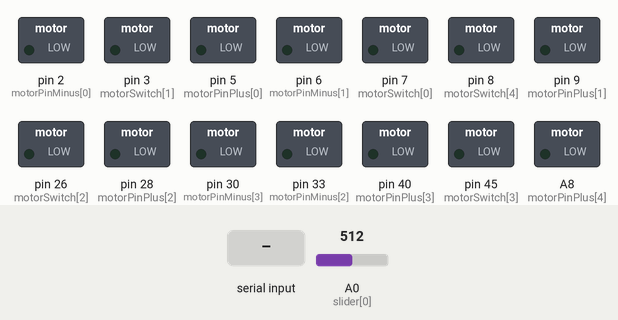
This sketch was run on a simulated Arduino Mega 2560, built with avr-gcc and run on an emulated ATmega2560. On the bench: switched loads named in the sketch (green lamp = pin HIGH). The test bench sets the inputs (shaded band); at power-on: A0 (slider[0]) = 512.

Above: at 1.2 s.
1.3 s: "90,45\n" received over Serial
At 1.8 s:
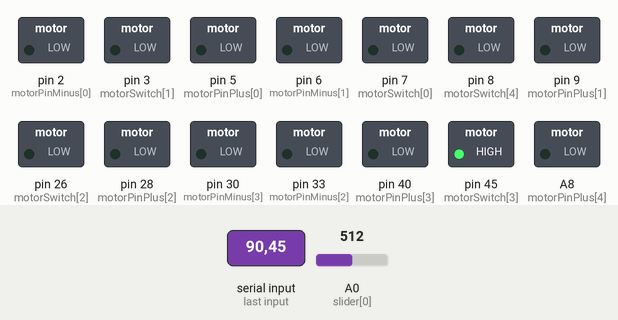
2.8 s: "30,150\n" received over Serial
At 4.0 s:
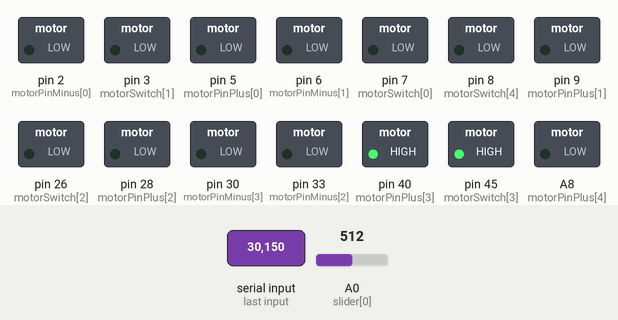
4.3 s: "0\n" received over Serial
At 5.3 s:
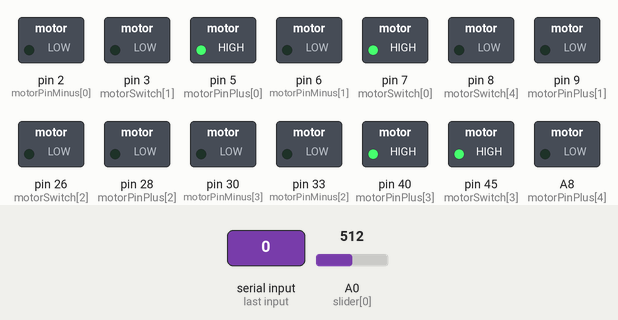
5.8 s: "1\n" received over Serial
At 6.4 s:
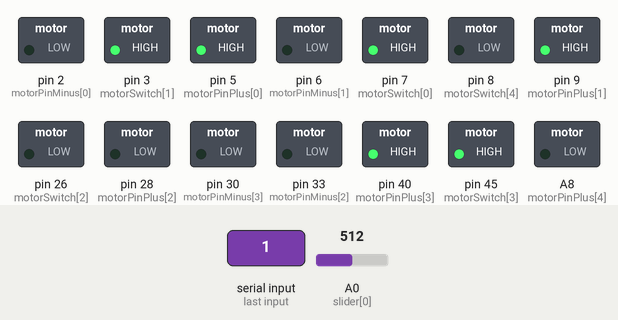
7.3 s: "2\n" received over Serial
At 7.6 s:
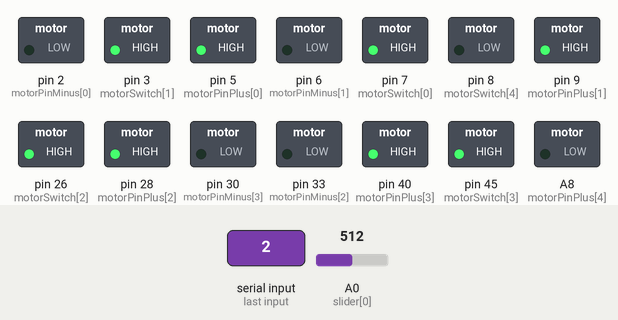
8.8 s: "4\n" received over Serial
At 9.9 s:
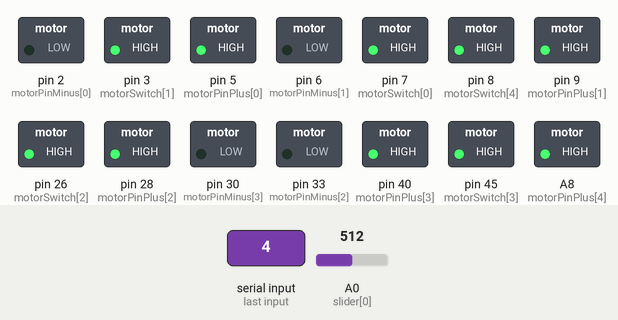
Timing chart, 0 to 11.3 s (numbered marks = the images above; inputs shaded):
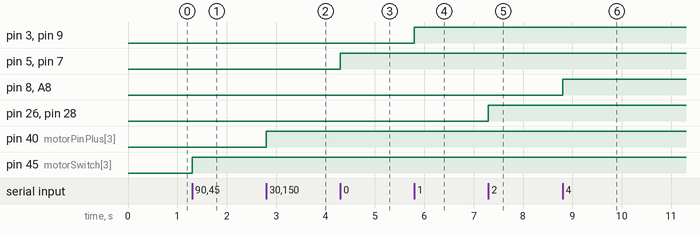

Measured:
- after the input at 1.3 s, pin 45 (motorSwitch[3]): LOW → HIGH at once
- after the input at 2.8 s, pin 40 (motorPinPlus[3]): LOW → HIGH at once
- after the input at 4.3 s, pin 5 (motorPinPlus[0]), pin 7 (motorSwitch[0]): LOW → HIGH at once
- after the input at 5.8 s, pin 3 (motorSwitch[1]), pin 9 (motorPinPlus[1]): LOW → HIGH at once
- after the input at 7.3 s, pin 26 (motorSwitch[2]), pin 28 (motorPinPlus[2]): LOW → HIGH at once
- after the input at 8.8 s, pin 8 (motorSwitch[4]), A8 (motorPinPlus[4]): LOW → HIGH at once

The sketch:

Triple_fader_axes.ino
```cpp
/* NOTES:
    For the existing faders, the settings below provide average results. When the new faders arrive, change the sliderToVal function as below:

    void sliderToVal(int val) {
  int pos = analogRead(slider_Pos);
  int value;
  if (abs(pos - val) > 4)
  {
    value = abs(pos - val) * 2 + 450;

    if (value > 600)
    {
      value = 600;
    }

    if (pos > val)
    {
      analogWrite(forward, value);
      digitalWrite(reverse, LOW);
    }
    else
    {
      digitalWrite(forward, LOW);
      analogWrite(reverse, value);
    }
  }
  else
  {
    digitalWrite(forward, LOW);
    digitalWrite(reverse, LOW);
  }
  }
  Also remove the PWM setup code in teh setup loop and replace it with the relevant code for the Arduino model in use.
*/

const int analogInPin = A0;
const int forward = 9; // was 9
const int reverse = 10; // was 10
const int thirteen = 13;
const int five = 5;
const int enc = 8;
const int encInt = 7;
const int button = 12;
//int sensorValue = 0;        // value read from the pot
//int outputValue = 0;        // value output to the PWM (analog out)
///int count = 600;
//int curve;
//int input, output, Kp, Ki, Kd;
//bool buttonPress;
//double Setpoint, Input, Output;
//double Kp=2, Ki=50, Kd=50;
//PID myPID(&Input, &Output, &Setpoint, Kp, Ki, Kd, DIRECT);

// Analog input pin A0
// int slider_Pos = A0;
int cur_Pos, digit1, digit2, digit3, digit4, id, pos_val;

// Old Fader Axes pinouts
const int nbSlider = 6;
int slider[nbSlider] = {A0, A1, A2, A3, A4, A5};
int motorSwitch[6] = {7, 3, 26, 45, 8, 46};
int motorPinPlus[6] = {5, 9, 28, 40, A8, 48};
int motorPinMinus[6] = {2, 6, 33, 30, A13, 44};

String message;

/*
  int PID_funct(int error_val, float time_val)
  {
  // These values can be altered to fine-tune the function
  Kp = 10;
  Ki = 10;
  Kd = 10;
  new_time = millis();
  dt = new_time - time_val;
  integral = integral + error * dt;
  derivative = error * dt;
  output = (Kp*error) + (Ki * integral) + (Kd * derivative));
  return output;
  }

*/


void sliderToVal(int val, int id) {
  int pos = analogRead(slider[id]);
  int value;
  if (abs(pos - val) > 7)
  {
    value = abs(pos - val) * 2 + 900;

    if (value > 600)
    {
      value = 600;
    }

    if (pos < val)
    {
      digitalWrite(motorPinPlus[id], HIGH);
      digitalWrite(motorPinMinus[id], LOW);
      //analogWrite(motorSwitch[id], value);
      digitalWrite(motorSwitch[id], HIGH);
    }
    else
    {
      digitalWrite(motorPinPlus[id], LOW);
      digitalWrite(motorPinMinus[id], HIGH);
      //analogWrite(motorSwitch[id], value);
      digitalWrite(motorSwitch[id], HIGH);
    }
  }
  else
  {
    digitalWrite(motorPinPlus[id], LOW);
    digitalWrite(motorPinMinus[id], LOW);
    //analogWrite(motorSwitch[id], value);
    digitalWrite(motorSwitch[id], LOW);
  }
}

/*
  void sliderToVal(int val, int id) {
  int pos = analogRead(slider[id]);
  if (abs(pos - val) > 150) {
    if (pos > val) {
      digitalWrite(motorPinPlus[id], LOW);
      digitalWrite(motorPinMinus[id], HIGH);
    }
    else {
      digitalWrite(motorPinPlus[id], HIGH);
      digitalWrite(motorPinMinus[id], LOW);
    }
    digitalWrite(motorSwitch[id], HIGH);
  }
  else {
    digitalWrite(motorPinPlus[id], LOW);
    digitalWrite(motorPinMinus[id], LOW);
    analogWrite(motorSwitch[id], 0);
    //[id] = false;
  }
  }
*/

//-------------------------------------------------------------------------------------------------------------
const float minForce = 256;
const float maxForce = 8;
const int resolution = minForce;
const int maxStep = maxForce;
float listPosf0[resolution + 1];
int listPos0[resolution + 1];
float listPosf1[resolution + 1];
int listPos1[resolution + 1];
float listPosf2[resolution + 1];
int listPos2[resolution + 1];
const int nbData = maxForce;
float data0[nbData] = {0, 1, 2, 3, 4, 4, 4, 4};
float data1[nbData] = {0, 4, 0, 4, 0, 4, 0, 4};
float data2[nbData] = {0, 1, 2, 3, 4, 2, 1, 0};
float minData;
float maxData;
int indice0, indice1, indice2 = 0;
int mode = 0;

void fillStep(int axe, float currentForce) {
  if (axe == 0) {
    for (int i = 0; i < int(currentForce / maxForce); i++) {
      listPosf0[indice0 + 1] = listPosf0[indice0] + 1024 / currentForce; //add the next position
      indice0 += 1;
    }
  }
  if (axe == 1) {
    for (int i = 0; i < int(currentForce / maxForce); i++) {
      listPosf1[indice1 + 1] = listPosf1[indice1] + 1024 / currentForce; //add the next position
      indice1 += 1;
    }
  }
  if (axe == 2) {
    for (int i = 0; i < int(currentForce / maxForce); i++) {
      listPosf2[indice2 + 1] = listPosf2[indice2] + 1024 / currentForce; //add the next position
      indice2 += 1;
    }
  }
}
void mindata() {
  minData = data0[0];
  for (int i = 0; i < nbData; i++) {
    if (data0[i] < minData) {
      minData = data0[i];
    }
  }
}
void maxdata() {
  maxData = data0[0];
  for (int i = 0; i < nbData; i++) {
    if (data0[i] > maxData) {
      maxData = data0[i];
    }
  }
}
void fillHaptic() {
  //fill axe 0 - X (haptic)
  listPosf0[0] = 0;
  mindata();
  maxdata();
  for (int i = 0; i < maxStep; i++) {
    float currentForce = map(data0[i], minData, maxData, minForce, maxForce); //the corresponding force to the data
    fillStep(0, currentForce); //fill the positions where the slider don't move for one of the 10 parts
    if (listPosf0[indice0] + 1024 / currentForce <= (i + 1) * 1024 / maxForce) {
      listPosf0[indice0 + 1] = listPosf0[indice0] + 1024 / currentForce;
      indice0 += 1;
    }
  }
  listPosf0[indice0 + 1] = 1023;
  for (int i = 0; i < indice0 + 2; i++) {
    listPos0[i] = listPosf0[i];
  }
  //fill axe 1 - Y (haptic)
  listPosf1[0] = 0;
  for (int i = 0; i < maxStep; i++) {
    float currentForce = map(data1[i], minData, maxData, minForce, maxForce); //the corresponding force to the data
    fillStep(1, currentForce); //fill the positions where the slider don't move for one of the 10 parts
    if (listPosf1[indice1] + 1024 / currentForce <= (i + 1) * 1024 / maxForce) {
      listPosf1[indice1 + 1] = listPosf1[indice1] + 1024 / currentForce;
      indice1 += 1;
    }
  }
  listPosf1[indice1 + 1] = 1023;
  for (int i = 0; i < indice1 + 2; i++) {
    listPos1[i] = listPosf1[i];
  }
  //fill axe 2 - Z (haptic)
  listPosf2[0] = 0;
  for (int i = 0; i < maxStep; i++) {
    float currentForce = map(data2[i], minData, maxData, minForce, maxForce); //the corresponding force to the data
    fillStep(2, currentForce); //fill the positions where the slider don't move for one of the 10 parts
    if (listPosf2[indice2] + 1024 / currentForce <= (i + 1) * 1024 / maxForce) {
      listPosf2[indice2 + 1] = listPosf2[indice2] + 1024 / currentForce;
      indice2 += 1;
    }
  }
  listPosf2[indice2 + 1] = 1023;
  for (int i = 0; i < indice2 + 2; i++) {
    listPos2[i] = listPosf2[i];
  }
}
//________________________________________________________________________________________________
void fillRegularStep(int nbStepX, int nbStepY, int nbStepZ) {
  indice0 = nbStepX + 1;
  indice1 = nbStepY + 1;
  indice2 = nbStepZ + 1;
  for (int i = 0; i < nbStepX; i++) {
    listPos0[i] = i * (1024 / nbStepX);
  }
  for (int i = 0; i < nbStepY; i++) {
    listPos1[i] = i * (1024 / nbStepY);
  }
  for (int i = 0; i < nbStepZ; i++) {
    listPos2[i] = i * (1024 / nbStepZ);
  }
  listPos0[indice0 - 1] = 1023;
  listPos1[indice1 - 1] = 1023;
  listPos2[indice2 - 1] = 1023;
  listPos0[indice0] = 1023;
  listPos1[indice1] = 1023;
  listPos2[indice2] = 1023;
}
//________________________________________________________________________________________________
void scale(int id) {
  if (id == 0 || id == 1) {
    int val = analogRead(slider[id]);
    for (int i = 0; i < indice0 + 1; i++) {
      if (val >= listPos0[i] - (listPos0[i] - listPos0[i - 1]) / 2 && val < listPos0[i] + (listPos0[i + 1] - listPos0[i]) / 2) { //from which integer of listPos the slider the closer
        //go to this position
        if (val > listPos0[i] + 3) {
          analogWrite(motorSwitch[id], 255);
          digitalWrite(motorPinPlus[id], HIGH);
          digitalWrite(motorPinMinus[id], LOW);
        }
        else if (val < listPos0[i] - 3) {
          analogWrite(motorSwitch[id], 255);
          digitalWrite(motorPinPlus[id], LOW);
          digitalWrite(motorPinMinus[id], HIGH);
        }
        else {
          analogWrite(motorSwitch[id], 0);
          digitalWrite(motorPinPlus[id], LOW);
          digitalWrite(motorPinMinus[id], LOW);
        }
      }
    }
  }
  else if (id == 2 || id == 3) {
    int val = analogRead(slider[id]);
    for (int i = 0; i < indice1 + 1; i++) {
      if (val >= listPos1[i] - (listPos1[i] - listPos1[i - 1]) / 2 && val < listPos1[i] + (listPos1[i + 1] - listPos1[i]) / 2) { //from which integer of listPos the slider the closer
        //go to this position
        if (val > listPos1[i] + 3) {
          analogWrite(motorSwitch[id], 255);
          digitalWrite(motorPinPlus[id], HIGH);
          digitalWrite(motorPinMinus[id], LOW);
        }
        else if (val < listPos1[i] - 3) {
          analogWrite(motorSwitch[id], 255);
          digitalWrite(motorPinPlus[id], LOW);
          digitalWrite(motorPinMinus[id], HIGH);
        }
        else {
          analogWrite(motorSwitch[id], 0);
          digitalWrite(motorPinPlus[id], LOW);
          digitalWrite(motorPinMinus[id], LOW);
        }
      }
    }
  }
  else if (id == 4 || id == 5) {
    int val = analogRead(slider[id]);
    for (int i = 0; i < indice2 + 1; i++) {
      if (val >= listPos2[i] - (listPos2[i] - listPos2[i - 1]) / 2 && val < listPos2[i] + (listPos2[i + 1] - listPos2[i]) / 2) { //from which integer of listPos the slider the closer
        //go to this position
        if (val > listPos2[i] + 3) {
          analogWrite(motorSwitch[id], 255);
          digitalWrite(motorPinPlus[id], HIGH);
          digitalWrite(motorPinMinus[id], LOW);
        }
        else if (val < listPos2[i] - 3) {
          analogWrite(motorSwitch[id], 255);
          digitalWrite(motorPinPlus[id], LOW);
          digitalWrite(motorPinMinus[id], HIGH);
        }
        else {
          analogWrite(motorSwitch[id], 0);
          digitalWrite(motorPinPlus[id], LOW);
          digitalWrite(motorPinMinus[id], LOW);
        }
      }
    }
  }
}
//followingSlider follows followedSlider by a distance of dist (dist can be positive or negative)
void follow(int followedSlider, int followingSlider, int dist) {
  if (followedSlider != followingSlider) {
    int val = analogRead(slider[followedSlider]);
    if (dist < 1024 && dist > -1024) {
      if (val <= 1023 - dist && val >= 0 - dist) {
        sliderToVal(followingSlider, val + dist);
      }
      else if (val > 1023 - dist && dist >= 0) {
        sliderToVal(followingSlider, 1023);
      }
      else if (val < 0 - dist && dist <= 0) {
        sliderToVal(followingSlider, 0);
      }
    }
  }
}
//-------------------------------------------------------------------------------------------------------------


void setup() {
  Serial.begin(2000000);
  //Serial.flush();

  //pinMode(A0, INPUT);
  for (int i = 0; i < 6; i++) {
    pinMode(slider[i], INPUT);
    pinMode(motorSwitch[i], OUTPUT);
    pinMode(motorPinPlus[i], OUTPUT);
    pinMode(motorPinMinus[i], OUTPUT);
  }
  //pinMode (forward, OUTPUT);
  //pinMode (reverse, OUTPUT);
  //pinMode (thirteen, OUTPUT);
  //pinMode (five, OUTPUT);
  //pinMode (button, INPUT_PULLUP);
  // pinMode(enc, INPUT_PULLUP);
  //pinMode(encInt, INPUT_PULLUP);
  //TCCR1A = 0;   // stop Timer 1
  //TCCR1B = 0;
  //TCCR1C = 0;
  //TCCR1A = bit (COM1A1) | bit (WGM11);
  //TCCR1B = bit (WGM13) | bit (WGM12) | bit (CS10);
  //ICR1 = 600; // set frequency. 1000 is 16khz 500 32khz. //////////// up to here sets nine and ten frequency to 26khz


  //analogWrite(reverse, 0);
  //analogWrite(forward, 0);  // set these to 300 to 600 where needed with the other one digital write LOW, but pull low if at ends of fader


  //double Setpoint, Input, Output;

  //PID(&Input, &Output, &pos_val, Kp, Ki, Kd, DIRECT);
  //SetSampleTime(1);
  // SetOutputLimits(500, 600);

  //---------------------------------------------- Set PWM frequency for D4 & D13 ------------------------------

  TCCR0B = TCCR0B & B11111000 | B00000001;    // set timer 0 divisor to     1 for PWM frequency of 62500.00 Hz
  //TCCR0B = TCCR0B & B11111000 | B00000010;    // set timer 0 divisor to     8 for PWM frequency of  7812.50 Hz
  //  TCCR0B = TCCR0B & B11111000 | B00000011;    <// set timer 0 divisor to    64 for PWM frequency of   976.56 Hz (Default)
  //TCCR0B = TCCR0B & B11111000 | B00000100;    // set timer 0 divisor to   256 for PWM frequency of   244.14 Hz
  //TCCR0B = TCCR0B & B11111000 | B00000101;    // set timer 0 divisor to  1024 for PWM frequency of    61.04 Hz


  //---------------------------------------------- Set PWM frequency for D11 & D12 -----------------------------

  TCCR1B = TCCR1B & B11111000 | B00000001;    // set timer 1 divisor to     1 for PWM frequency of 31372.55 Hz
  //TCCR1B = TCCR1B & B11111000 | B00000010;    // set timer 1 divisor to     8 for PWM frequency of  3921.16 Hz
  // TCCR1B = TCCR1B & B11111000 | B00000011;    // set timer 1 divisor to    64 for PWM frequency of   490.20 Hz
  //TCCR1B = TCCR1B & B11111000 | B00000100;    // set timer 1 divisor to   256 for PWM frequency of   122.55 Hz
  //TCCR1B = TCCR1B & B11111000 | B00000101;    // set timer 1 divisor to  1024 for PWM frequency of    30.64 Hz

  //---------------------------------------------- Set PWM frequency for D9 & D10 ------------------------------

  TCCR2B = TCCR2B & B11111000 | B00000001;    // set timer 2 divisor to     1 for PWM frequency of 31372.55 Hz
  //TCCR2B = TCCR2B & B11111000 | B00000010;    // set timer 2 divisor to     8 for PWM frequency of  3921.16 Hz
  //TCCR2B = TCCR2B & B11111000 | B00000011;    // set timer 2 divisor to    32 for PWM frequency of   980.39 Hz
  //  TCCR2B = TCCR2B & B11111000 | B00000100;    // set timer 2 divisor to    64 for PWM frequency of   490.20 Hz
  //TCCR2B = TCCR2B & B11111000 | B00000101;    // set timer 2 divisor to   128 for PWM frequency of   245.10 Hz
  //TCCR2B = TCCR2B & B11111000 | B00000110;    // set timer 2 divisor to   256 for PWM frequency of   122.55 Hz
  //TCCR2B = TCCR2B & B11111000 | B00000111;    // set timer 2 divisor to  1024 for PWM frequency of    30.64 Hz


  //---------------------------------------------- Set PWM frequency for D2, D3 & D5 ---------------------------

  TCCR3B = TCCR3B & B11111000 | B00000001;    // set timer 3 divisor to     1 for PWM frequency of 31372.55 Hz
  //TCCR3B = TCCR3B & B11111000 | B00000010;    // set timer 3 divisor to     8 for PWM frequency of  3921.16 Hz
  //  TCCR3B = TCCR3B & B11111000 | B00000011;    // set timer 3 divisor to    64 for PWM frequency of   490.20 Hz
  //TCCR3B = TCCR3B & B11111000 | B00000100;    // set timer 3 divisor to   256 for PWM frequency of   122.55 Hz
  //TCCR3B = TCCR3B & B11111000 | B00000101;    // set timer 3 divisor to  1024 for PWM frequency of    30.64 Hz


  //---------------------------------------------- Set PWM frequency for D6, D7 & D8 ---------------------------

  TCCR4B = TCCR4B & B11111000 | B00000001;    // set timer 4 divisor to     1 for PWM frequency of 31372.55 Hz
  //TCCR4B = TCCR4B & B11111000 | B00000010;    // set timer 4 divisor to     8 for PWM frequency of  3921.16 Hz
  //  TCCR4B = TCCR4B & B11111000 | B00000011;    // set timer 4 divisor to    64 for PWM frequency of   490.20 Hz
  //TCCR4B = TCCR4B & B11111000 | B00000100;    // set timer 4 divisor to   256 for PWM frequency of   122.55 Hz
  //TCCR4B = TCCR4B & B11111000 | B00000101;    // set timer 4 divisor to  1024 for PWM frequency of    30.64 Hz


  //---------------------------------------------- Set PWM frequency for D44, D45 & D46 ------------------------

  TCCR5B = TCCR5B & B11111000 | B00000001;    // set timer 5 divisor to     1 for PWM frequency of 31372.55 Hz
  //TCCR5B = TCCR5B & B11111000 | B00000010;    // set timer 5 divisor to     8 for PWM frequency of  3921.16 Hz
  //  TCCR5B = TCCR5B & B11111000 | B00000011;    // set timer 5 divisor to    64 for PWM frequency of   490.20 Hz
  //TCCR5B = TCCR5B & B11111000 | B00000100;    // set timer 5 divisor to   256 for PWM frequency of   122.55 Hz
}

void loop()
{
  //int slider[nbSlider] = {A0, A1, A2, A3, A4, A5};

  //cur_Pos = analogRead(A0);
  //Serial.println(analogRead(A0));
  //pos_val = 750;
  // Read input from Serial Port (sent from Unity)
  if (Serial.available() > 0) {
    message = Serial.readStringUntil('\n');
    id = message[0] - '0';
    digit1 = message[2] - '0';
    digit2 = message[3] - '0';
    digit3 = message[4] - '0';
    digit4 = message[5] - '0';
    pos_val = digit1 * 1000 + digit2 * 100 + digit3 * 10 + digit4;
    pos_val = abs(pos_val) % 1024;
    // Send slider to required position
    //sliderToVal(pos_val, id);
    sliderToVal(pos_val, id);
  }
  //id = 3;

  //Serial.println(pos_val);
  //int read_val = analogRead(A3);
  //Serial.println(read_val);
  //Compute();
  //PID(&Input, &Output, &pos_val, Kp, Ki, Kd, Direction)
  //delay(500);

}
```
